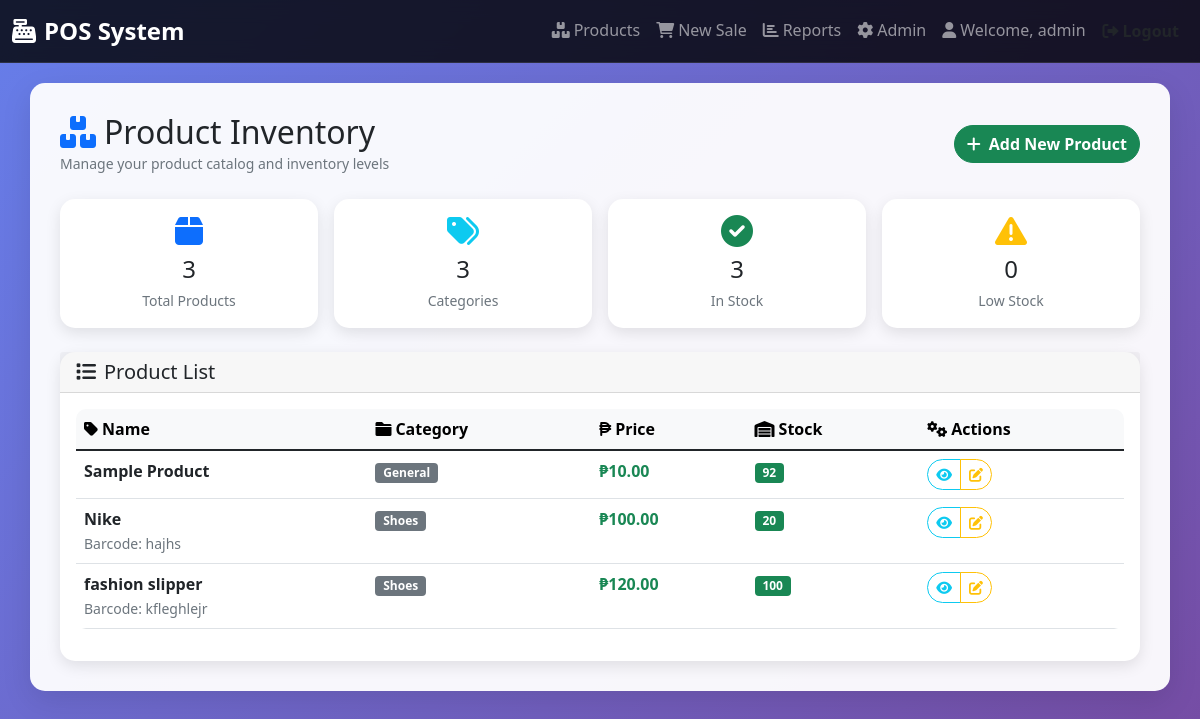
The app's page /products/ (signed in), older data.
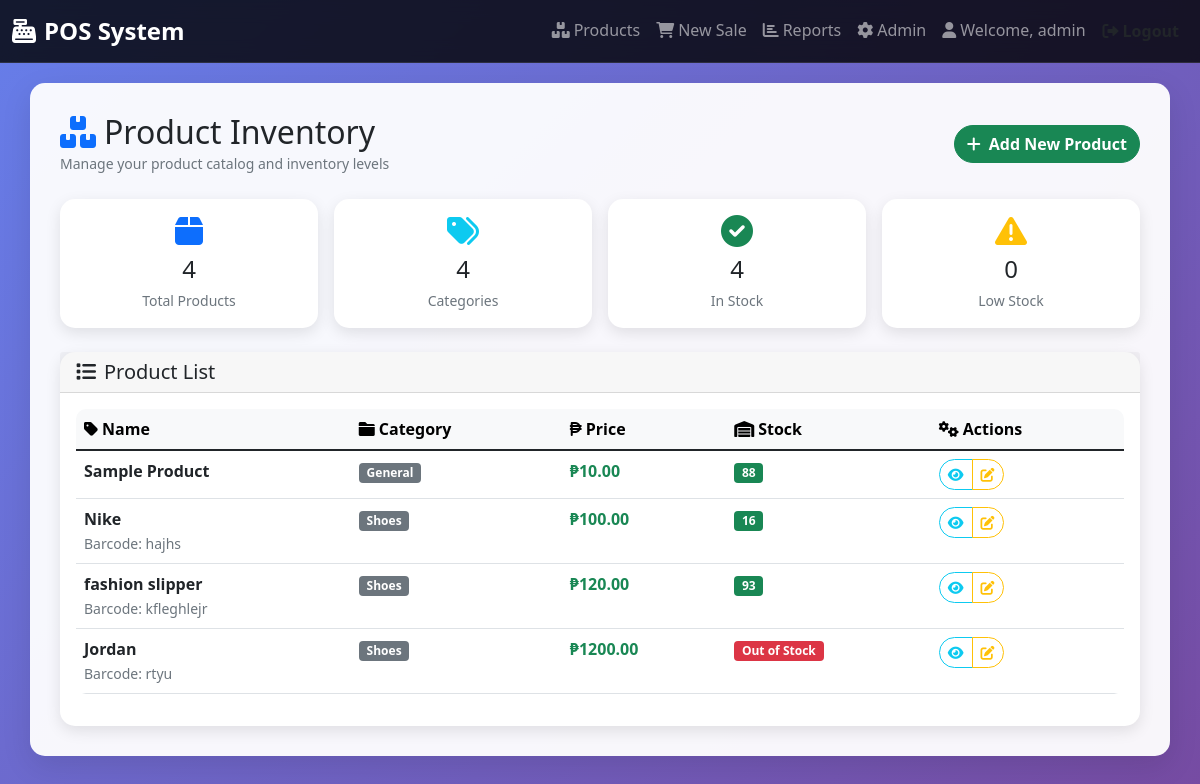
The same page, newer data.
### pos_app/models.py (models this page shows, shortened)
class Product(models.Model):
    name = models.CharField(max_length=200)
    category = models.ForeignKey(Category, on_delete=models.CASCADE)
    price = models.DecimalField(max_digits=10, decimal_places=2)
    cost_price = models.DecimalField(max_digits=10, decimal_places=2, default=0)
    stock_quantity = models.PositiveIntegerField(default=0)
    barcode = models.CharField(max_length=100, unique=True, blank=True)
    description = models.TextField(blank=True)
    created_at = models.DateTimeField(auto_now_add=True)
    updated_at = models.DateTimeField(auto_now=True)

class Category(models.Model):
    name = models.CharField(max_length=100, unique=True)
    description = models.TextField(blank=True)

### pos_app/views.py (the view)
# urls.py: path('products/', views.product_list, name='product_list'),
@login_required
def product_list(request):
    products = Product.objects.all()
    return render(request, 'pos_app/product_list.html', {'products': products})

### pos_app/templates/pos_app/product_list.html (shortened to what this page needs)
{% extends 'pos_app/base.html' %}
{% block content %}
<div class="d-flex justify-content-between align-items-center mb-4">
    <div>
        <h2 class="mb-0"><i class="fas fa-boxes text-primary me-2"></i>Product Inventory</h2>
        <small class="text-muted">Manage your product catalog and inventory levels</small>
    </div>
    <a href="{% url 'admin:pos_app_product_add' %}" class="btn btn-success">
        <i class="fas fa-plus me-2"></i>Add New Product
    </a>
</div>
<div class="row g-3 mb-4">
    <div class="col-md-3">
        <div class="card text-center h-100">
            <div class="card-body">
                <i class="fas fa-box fa-2x text-primary mb-2"></i>
                <h4 class="card-title mb-1">{{ products|length }}</h4>
                <small class="text-muted">Total Products</small>
            </div>
        </div>
    </div>
    <div class="col-md-3">
        <div class="card text-center h-100">
            <div class="card-body">
                <i class="fas fa-tags fa-2x text-info mb-2"></i>
                <h4 class="card-title mb-1">{{ products|length|add:0 }}</h4>
                <small class="text-muted">Categories</small>
            </div>
        </div>
    </div>
    <div class="col-md-3">
        <div class="card text-center h-100">
            <div class="card-body">
                <i class="fas fa-check-circle fa-2x text-success mb-2"></i>
                <h4 class="card-title mb-1">{{ products|length|add:0 }}</h4>
                <small class="text-muted">In Stock</small>
            </div>
        </div>
    </div>
    <div class="col-md-3">
        <div class="card text-center h-100">
            <div class="card-body">
                <i class="fas fa-exclamation-triangle fa-2x text-warning mb-2"></i>
                <h4 class="card-title mb-1">0</h4>
                <small class="text-muted">Low Stock</small>
            </div>
        </div>
    </div>
</div>
<div class="card">
    <div class="card-header">
        <h5 class="mb-0"><i class="fas fa-list me-2"></i>Product List</h5>
    </div>
    <div class="card-body">
        <div class="table-responsive">
            <table class="table table-hover">
                <thead class="table-light">
                    <tr>
                        <th><i class="fas fa-tag me-1"></i>Name</th>
                        <th><i class="fas fa-folder me-1"></i>Category</th>
                        <th><i class="fas fa-peso-sign me-1"></i>Price</th>
                        <th><i class="fas fa-warehouse me-1"></i>Stock</th>
                        <th><i class="fas fa-cogs me-1"></i>Actions</th>
                    </tr>
                </thead>
                <tbody>
                    {% for product in products %}
                        <tr>
                            <td>
                                <strong>{{ product.name }}</strong>
                                {% if product.barcode %}
                                <br><small class="text-muted">Barcode: {{ product.barcode }}</small>
                                {% endif %}
                            </td>
                            <td>
                                <span class="badge bg-secondary">{{ product.category.name }}</span>
                            </td>
                            <td>
                                <strong class="text-success">₱{{ product.price }}</strong>
                            </td>
                            <td>
                                {% if product.stock_quantity > 10 %}
                                    <span class="badge bg-success">{{ product.stock_quantity }}</span>
                                {% elif product.stock_quantity > 0 %}
                                    <span class="badge bg-warning">{{ product.stock_quantity }}</span>
                                {% else %}
                                    <span class="badge bg-danger">Out of Stock</span>
                                {% endif %}
                            </td>
                            <td>
                                <div class="btn-group" role="group">
                                    <a href="{% url 'pos_app:product_detail' product.pk %}" class="btn btn-sm btn-outline-info" title="View Details">
                                        <i class="fas fa-eye"></i>
                                    </a>
                                    <a href="{% url 'admin:pos_app_product_change' product.pk %}" class="btn btn-sm btn-outline-warning" title="Edit Product">
                                        <i class="fas fa-edit"></i>
                                    </a>
                                </div>
                            </td>
                        </tr>
                    {% endfor %}
                </tbody>
            </table>
        </div>
    </div>
</div>
{% endblock %}

### pos_app/templates/pos_app/base.html (shortened to what this page needs)
<!DOCTYPE html>
<html lang="en">
<head>
    <link href="https://cdn.jsdelivr.net/npm/bootstrap@5.1.3/dist/css/bootstrap.min.css" rel="stylesheet">
    <link href="https://cdnjs.cloudflare.com/ajax/libs/font-awesome/6.0.0/css/all.min.css" rel="stylesheet">
</head>
<body>
    <nav class="navbar navbar-expand-lg navbar-dark bg-dark">
        <div class="container-fluid">
            <a class="navbar-brand" href="{% url 'pos_app:home' %}">
                <i class="fas fa-cash-register me-2"></i>POS System
            </a>
            <div class="collapse navbar-collapse" id="navbarNav">
                <div class="navbar-nav ms-auto">
                    {% if user.is_authenticated %}
                        <a class="nav-link" href="{% url 'pos_app:product_list' %}">
                            <i class="fas fa-boxes me-1"></i>Products
                        </a>
                        <a class="nav-link" href="{% url 'pos_app:sale_process' %}">
                            <i class="fas fa-shopping-cart me-1"></i>New Sale
                        </a>
                        <a class="nav-link" href="{% url 'pos_app:sales_report' %}">
                            <i class="fas fa-chart-bar me-1"></i>Reports
                        </a>
                        <a class="nav-link" href="{% url 'admin:index' %}">
                            <i class="fas fa-cog me-1"></i>Admin
                        </a>
                        <span class="nav-link">
                            <i class="fas fa-user me-1"></i>Welcome, {{ user.username }}
                        </span>
                        <form method="post" action="{% url 'logout' %}" style="display: inline;">
                            <button type="submit" class="btn btn-link nav-link" style="color: inherit; text-decoration: none;">
                                <i class="fas fa-sign-out-alt me-1"></i>Logout
                            </button>
                        </form>
                    {% endif %}
                </div>
            </div>
        </div>
    </nav>
    <div class="container">
        {% block content %}{% endblock %}
    </div>
</body>
</html>

### pos_app/templates/pos_app/base.html (style rules this page uses)
:root { --primary-color: #007bff; --secondary-color: #6c757d; --success-color: #28a745; --danger-color: #dc3545; --warning-color: #ffc107; --info-color: #17a2b8; --light-bg: #f8f9fa; --dark-bg: #343a40; }
body { font-family: 'Segoe UI', Tahoma, Geneva, Verdana, sans-serif; background: linear-gradient(135deg, #667eea 0%, #764ba2 100%); min-height: 100vh; }
.navbar { background: rgba(0, 0, 0, 0.8) !important; backdrop-filter: blur(10px); border-bottom: 1px solid rgba(255, 255, 255, 0.1); }
.navbar-brand { font-weight: bold; font-size: 1.5rem; }
.container { background: rgba(255, 255, 255, 0.95); border-radius: 15px; box-shadow: 0 10px 30px rgba(0, 0, 0, 0.1); margin-top: 20px; margin-bottom: 20px; padding: 30px; }
.card { border: none; border-radius: 15px; box-shadow: 0 5px 15px rgba(0, 0, 0, 0.1); transition: transform 0.3s ease, box-shadow 0.3s ease; }
.btn { border-radius: 25px; font-weight: 600; transition: all 0.3s ease; }
.table { border-radius: 10px; overflow: hidden; }

Row changes from the older to the newer data that the page shows:
changed Product "Sample Product": stock_quantity "92" → "88"
changed Product "Nike": stock_quantity "20" → "16"
changed Product "fashion slipper": stock_quantity "100" → "93"
added Product: name "Jordan", barcode "rtyu", category.name "Shoes", price "1200.00", stock_quantity "Out of Stock"
Text that changed along with them:
{{ products|length }}: "3" → "4"
{{ products|length|add:0 }}: "3" → "4"
